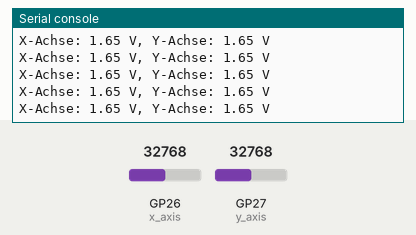
Simulated run of this program. Board: Raspberry Pi Pico running CircuitPython. Parts: the last lines printed to the serial console. Inputs (shaded band) come from the test bench; at power-on: GP26 (x_axis) = 32768, GP27 (y_axis) = 32768 (analog values on the 0–65535 scale).

Above: at 1.2 s.
1.3 s: GP26 (x_axis) set to 45874
At 1.31 s:
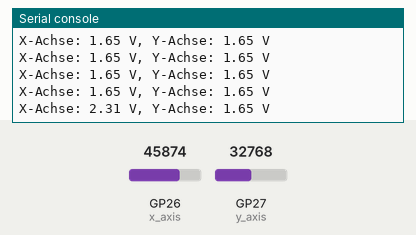
2.8 s: GP27 (y_axis) set to 45874
At 2.82 s:
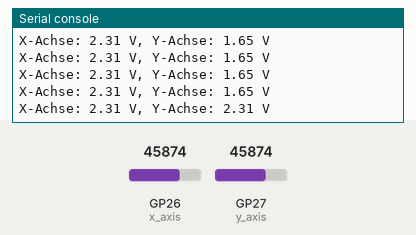
4.3 s: GP26 (x_axis) set to 57670
At 4.33 s:
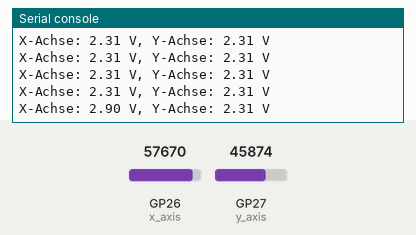
5.8 s: GP27 (y_axis) set to 57670
At 5.84 s:
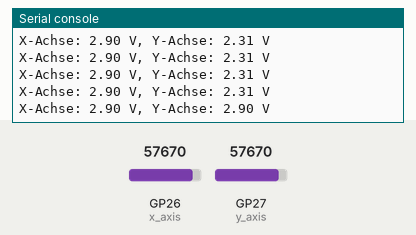
Timing chart, 0 to 8.3 s (numbered marks = the images above; inputs shaded):
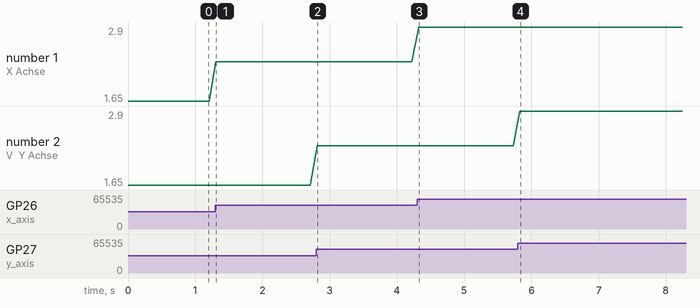

Measured:
- after the input at 1.3 s, the serial console: prints a new line at once (image 1)
- after the input at 2.8 s, the serial console: prints a new line at once (image 2)
- after the input at 4.3 s, the serial console: prints a new line at once (image 3)
- after the input at 5.8 s, the serial console: prints a new line at once (image 4)
- plotted number 1: 1.65 → 2.31 after the input at 1.3 s, 2.31 → 2.9 after the input at 4.3 s

The program:

simple_joystick.py
```python
import board
import analogio
import time

# Initialisiere die Pins für den Joystick
x_axis = analogio.AnalogIn(board.GP26)
y_axis = analogio.AnalogIn(board.GP27)

def get_voltage(pin):
    return (pin.value * 3.3) / 65536

while True:
    x_val = get_voltage(x_axis)
    y_val = get_voltage(y_axis)

    print(f"X-Achse: {x_val:.2f} V, Y-Achse: {y_val:.2f} V")

    time.sleep(0.1)
    
```
